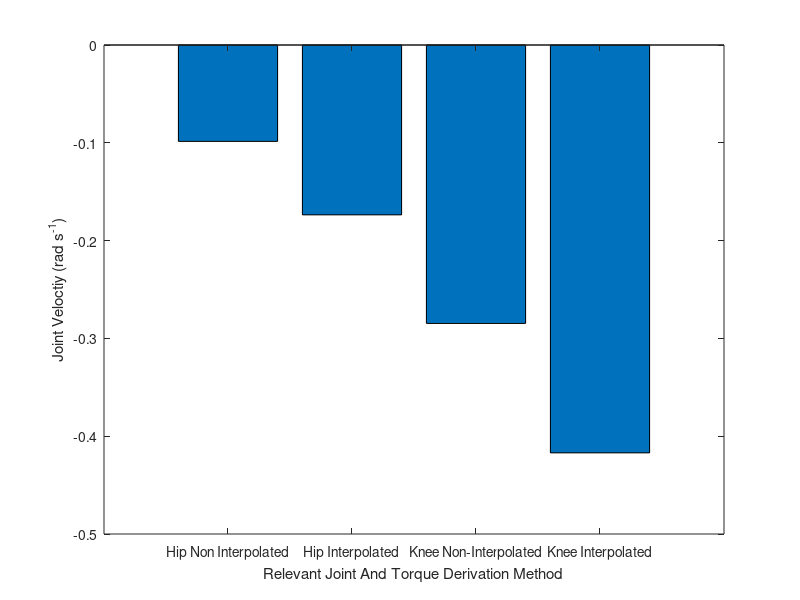

This chart was generated by the following MATLAB code: (Note: this script raises an error after producing the figure.)
%% Interpolated Points Vs Non - Interpolated Points Comparison 
% Non-interpolated points [30, 30, 0]
%interpolated point [35, 35, -10]
% stationary for > 0.5 sec = plateau
load('numerical_data.mat')
fs = 0.01;
hip_angles = deg2rad(hip_angles_stored.right);
knee_angles = deg2rad(knee_angles_stored.right);
ankle_angles =deg2rad(ankle_angles_stored.right);
non_interp_hip = hip_angles(:,3700:4000);
interp_hip = hip_angles(:, 6200:6400);
non_interp_knee = knee_angles(:,3700:3840);
interp_knee = knee_angles(:,6200:6312);

% plot(non_interp)
% plot(interp)
velocity_non_interp_hip = (non_interp_hip(end) - non_interp_hip(1)) / (length(non_interp_hip)*fs)
velocity_interp_hip = (interp_hip(end) - interp_hip(1)) / (length(interp_hip)*fs)

velocity_non_interp_knee = (non_interp_knee(end) - non_interp_knee(1)) / (length(non_interp_knee)*fs)
velocity_interp_knee = (interp_knee(end) - interp_knee(1)) / (length(interp_knee)*fs)

velocity_diff_hip = velocity_non_interp_hip - velocity_interp_hip
velocity_diff_knee = velocity_non_interp_knee - velocity_interp_knee

joint_bar = figure(1);
x_labels = {'Hip Non Interpolated';'Hip Interpolated';'Knee Non-Interpolated';'Knee Interpolated'};
x = [1:4];
y = [velocity_non_interp_hip, velocity_interp_hip, velocity_non_interp_knee, velocity_interp_knee];
bar(y)
set(gca,'xticklabel',x_labels)
ylabel('Joint Veloctiy (rad s^{-1})')
xlabel('Relevant Joint And Torque Derivation Method')
title('Joint Velocity With Varying Methods Of Gravity Compensation','Data Over a Period Of 3 Seconds Or Until Joint Angle Plateaus')
saveas(joint_bar,'../Angle_Data/interp_comparison.fig')
saveas(joint_bar,'../Angle_Data/interp_comparison.png')

%% plot]

time_hip_interp = linspace(0,length(interp_hip)*fs, length(interp_hip) );
time_hip_non_interp = linspace(0,length(non_interp_hip)*fs, length(non_interp_hip) );

hip_interp_comp = figure(2);
plot(time_hip_non_interp,rad2deg(non_interp_hip),'r')
hold on
plot(time_hip_interp,rad2deg(interp_hip),['k'])
lgd = legend('Non Interpolated Torque','Interpolated Torque');
lgd.Location = 'northeast';
xlabel('Time (seconds)');
ylabel('Angle (degrees)')
title('Comparison Between Hip Joint Angle',' Interpolated And Non Interpolated Torques Applied')
legend('boxoff')
time_knee_interp = linspace(0,length(interp_knee)*fs, length(interp_knee) );
time_knee_non_interp = linspace(0,length(non_interp_knee)*fs, length(non_interp_knee) );

knee_interp_comp = figure(3);
plot(time_knee_non_interp, rad2deg(non_interp_knee),'r')
hold on
plot(time_knee_interp, rad2deg(interp_knee),['k'])
lgd = legend('Non Interpolated Torque','Interpolated Torque');
lgd.Location = 'northeast';
xlabel('Time (seconds)');
ylabel('Angle (degrees)')
title('Comparison Between Knee Joint Angle',' Interpolated And Non Interpolated Torques Applied')
legend('boxoff')
